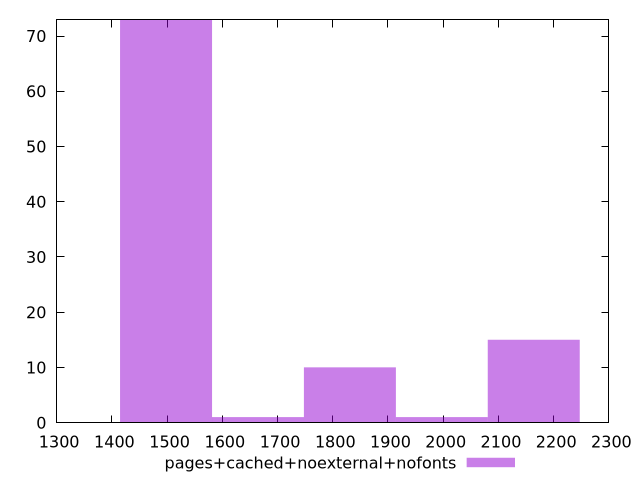

Source code (gnuplot):
$_pagesCachedNoexternalNofonts <<EOF
1498.1415754577768 73
2163.982275661233 15
1831.061925559505 10
1997.5221006103689 1
1664.6017505086409 1
EOF
set key outside below
set terminal pngcairo
set output "report_00005_2020-11-02T22-26-11.212Z/interactive/pages+cached+noexternal+nofonts//raw_hist.png"
set yrange [0:73]
set boxwidth 166.46017505086408
set style fill transparent solid 0.5 noborder
plot $_pagesCachedNoexternalNofonts title "pages+cached+noexternal+nofonts" with boxes ,
